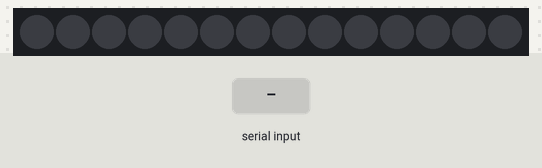
The sketch below on a simulated Arduino Uno, built with avr-gcc and run on an emulated ATmega328P. On the bench: 14 RGB LEDs in strip order, left to right. The test bench sets the inputs (shaded band). Dim RGB values are drawn brighter than linear; the strip is taken to match the declared colour order.

Above: at 1.2 s.
1.3 s: "1\n" received over Serial
At 1.7 s:
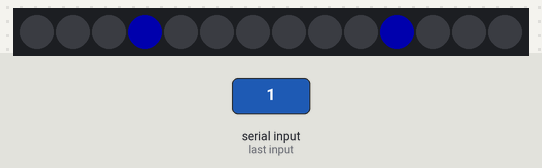
4.3 s: "0\n" received over Serial
Timing chart, 0 to 7.3 s (numbered marks = the images above; inputs shaded):
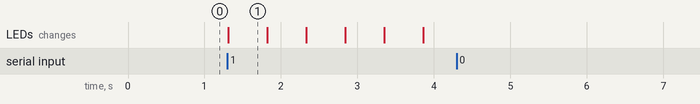

Measured:
- after the input at 1.3 s, the LEDs: change at once (image 1)
- after the input at 4.3 s, every drawn part: stays the same
- what the display in image 1 shows lasts 0.5 s, from 1.3 s to 1.8 s

The sketch:

TweeLedsKnipperen.ino
```cpp
#include <Adafruit_NeoPixel.h>
#ifdef __AVR__
  #include <avr/power.h>
#endif

// Definitions
#define PIN 6
#define STRIPS  2
#define PIXELSPERSTRIP  7
#define NUMPIXELS   STRIPS * PIXELSPERSTRIP
#define BRIGHTNESS  50

String command;
int dv = 500;

Adafruit_NeoPixel pixels = Adafruit_NeoPixel(NUMPIXELS, PIN, NEO_RGB + NEO_KHZ800);

void setup() {
  // This is for Trinket 5V 16MHz, you can remove these three lines if you are not using a Trinket
//#if defined (__AVR_ATtiny85__)
  //if (F_CPU == 16000000) clock_prescale_set(clock_div_1);
//#endif
  // End of trinket special code

  //initialize the serial connection
  Serial.begin(9600);

  pixels.setBrightness(BRIGHTNESS);
  pixels.begin(); // This initializes the NeoPixel library.
  pixels.show(); // Initialize all pixels to 'off'
}

void loop (){

  if(Serial.available() > 0)
    {
        command = Serial.readStringUntil('\n');
        //x = Serial.parseInt();
    }

  if(command=="1"){
    for(int i=0; i<NUMPIXELS; i++){
      if (i==3 || i==10){
        pixels.setPixelColor(i, pixels.Color(0,0,255));
      }
      else{
        pixels.setPixelColor(i, pixels.Color(0,0,0));
      }
      pixels.show();
    }
    delay(dv);
    for(int i=0; i<NUMPIXELS; i++){
      pixels.setPixelColor(i, pixels.Color(0,0,0));
      pixels.show();
    }
    delay(dv);
  }
}
```
